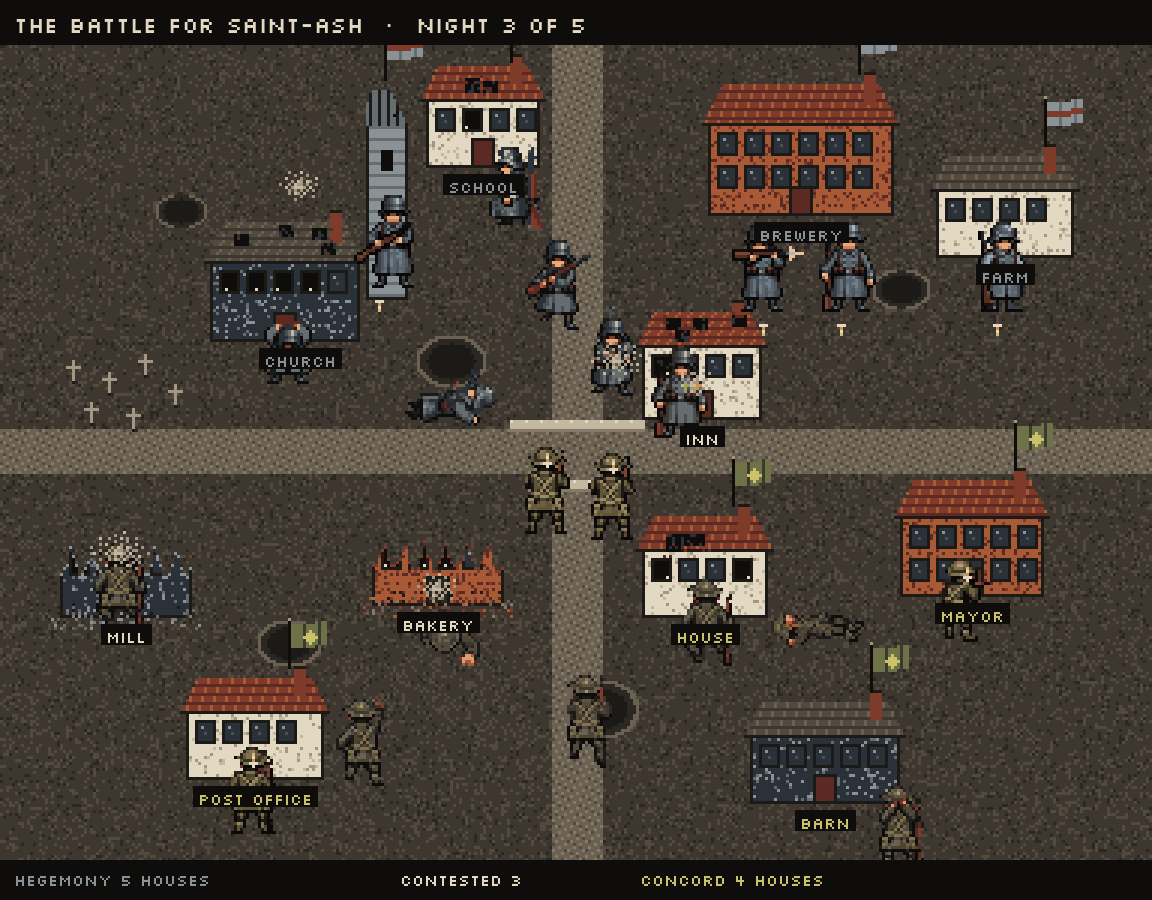

This figure's Python source:
# Ukázka „Bitva o vesnici“ (NÁVRH 24. 11.): malá mapa vesnice ve stejné pixelové mřížce jako hra, domy kreslené v kódu (paleta Trench 24),
# vojáci = skutečné sprity ze hry 1:1. Hegemonie útočí shora (vidíme ji zepředu, střílí dolů), Concord zdola (zezadu, střílí nahoru).
# python3 docs/mockups/village/village.py  →  docs/mockups/village/village.png (×3) a village_1x.png
import random, math
from PIL import Image, ImageDraw, ImageFont
R = '/home/user/fronta/'; OUT = R + 'docs/mockups/village/'
PAL = ['#' + l.strip() for l in open(R + 'art/palette/trench24.hex') if l.strip()]
C = lambda i: tuple(int(PAL[i][j:j + 2], 16) for j in (1, 3, 5)) + (255,)
W, H, K = 384, 300, 3
rnd = random.Random(7)
im = Image.new('RGBA', (W, H), C(3)); d = ImageDraw.Draw(im)
px = lambda x, y, c: 0 <= x < W and 0 <= y < H and im.putpixel((x, y), c if len(c) == 4 else c + (255,))
def rect(x, y, w, h, c): d.rectangle([x, y, x + w - 1, y + h - 1], fill=C(c))

# ---- zem: bláto s ditheringem, ulice z kočičích hlav, krátery ----
for y in range(H):
    for x in range(W):
        r = rnd.random()
        im.putpixel((x, y), C(4) if r < 0.18 else C(2) if r < 0.26 else C(3))
def street(x0, y0, x1, y1, w):
    for t in range(0, 400):
        x = x0 + (x1 - x0) * t / 400; y = y0 + (y1 - y0) * t / 400
        for dx in range(-w // 2, w // 2 + 1):
            for dy in range(-w // 2, w // 2 + 1):
                xx, yy = int(x + dx), int(y + dy)
                if 0 <= xx < W and 0 <= yy < H:
                    im.putpixel((xx, yy), C(6) if (xx + yy * 2) % 5 == 0 else C(5) if (xx * 3 + yy) % 7 else C(4))
street(192, 0, 192, H, 16)      # hlavní ulice sever–jih
street(0, 150, W, 150, 14)      # příčná ulice
for (cx, cy, r) in [(150, 120, 9), (238, 186, 11), (96, 214, 8), (300, 96, 7), (200, 236, 10), (60, 70, 6)]:
    for y in range(cy - r, cy + r + 1):
        for x in range(cx - r - 3, cx + r + 4):
            dd = ((x - cx) / (r + 3)) ** 2 + ((y - cy) / r) ** 2
            if dd < 1: px(x, y, C(1) if dd < 0.45 else C(2) if dd < 0.75 else C(5))

BG = im.copy()
# ---- domy: fasáda zepředu + střecha shora, tři stavy ----
WALL = {'brick': (19, 20, 18), 'plaster': (8, 9, 7), 'stone': (16, 17, 15)}
ROOF = {'tile': (20, 19, 18), 'slate': (5, 4, 3)}
def house(x, y, w, wall_h, roof_h, wall='plaster', roof='tile', state='ok', floors=1, door=True, seed=1):
    r = random.Random(seed)
    wl, wb, wd = WALL[wall]; rl, rb, rd = ROOF[roof]
    top = y + roof_h
    # zeď
    rect(x, top, w, wall_h, wb)
    for i in range(w * wall_h // 6):
        px(x + r.randrange(w), top + r.randrange(wall_h), C(wl if r.random() < .5 else wd))
    if wall == 'brick':
        for yy in range(top + 2, top + wall_h, 3):
            for xx in range(x + (yy // 3 % 2) * 2, x + w, 4): px(xx, yy, C(wd))
    d.line([x, top + wall_h - 1, x + w - 1, top + wall_h - 1], fill=C(1))
    d.line([x, top, x, top + wall_h - 1], fill=C(1)); d.line([x + w - 1, top, x + w - 1, top + wall_h - 1], fill=C(1))
    # okna a dveře
    for fl in range(floors):
        wy = top + 3 + fl * 11
        for wx in range(x + 4, x + w - 6, 9):
            broken = state != 'ok' and r.random() < .6
            rect(wx, wy, 5, 6, 0 if broken else 17); d.rectangle([wx - 1, wy - 1, wx + 5, wy + 6], outline=C(1))
            if not broken: px(wx + 1, wy + 1, C(16)); px(wx + 2, wy + 3, C(14))
            else: px(wx + r.randrange(5), wy + 5, C(9))
    if door:
        dx = x + w // 2 - 3
        rect(dx, top + wall_h - 9, 6, 8, 2 if state == 'ruin' else 18); d.rectangle([dx - 1, top + wall_h - 10, dx + 6, top + wall_h - 1], outline=C(1))
    # střecha
    if state != 'ruin':
        for yy in range(y, top):
            inset = (top - yy) // 2
            for xx in range(x - 2 + inset, x + w + 2 - inset):
                c = rd if (yy - y) % 3 == 2 else rl if (xx + (yy // 3)) % 4 == 0 else rb
                px(xx, yy, C(c))
        d.line([x - 2, top - 1, x + w + 1, top - 1], fill=C(1))
        cx = x + w - 10; rect(cx, y - 3, 4, roof_h // 2 + 3, 19); rect(cx, y - 4, 4, 1, 1)  # komín
        if state == 'hit':
            for _ in range(2 + w // 20):
                hx, hy = x + r.randrange(4, w - 8), y + r.randrange(1, roof_h - 3)
                for yy in range(hy, hy + 4):
                    for xx in range(hx, hx + 6):
                        if (xx - hx - 3) ** 2 + (yy - hy - 2) ** 2 < 9: px(xx, yy, C(0) if r.random() < .8 else C(17))
                for i in range(4): px(hx + r.randrange(-2, 8), hy + r.randrange(-1, 6), C(rd))
    else:
        # ruina: zubatý vršek zdi, vnitřek tmavý, sutiny
        for xx in range(x - 2, x + w + 2):
            jag = int(abs(math.sin(xx * 0.45 + seed)) * 9 + r.randrange(3)) if x <= xx < x + w else wall_h
            for yy in range(y, min(top + jag, top + wall_h)):
                if 0 <= xx < W and 0 <= yy < H: im.putpixel((xx, yy), BG.getpixel((xx, yy)))
            if x <= xx < x + w and jag < wall_h: px(xx, top + jag, C(wl))
        for i in range(w // 3): px(x + r.randrange(w), top + wall_h - 2 - r.randrange(4), C(1))
        for i in range(w * 2):
            rx, ry = x - 3 + r.randrange(w + 6), top + wall_h - 3 + r.randrange(7)
            px(rx, ry, C(r.choice([wb, wl, wd, 6, 5])))
def flag(x, y, f):
    col, dark, mark = [(16, 15, 19), (12, 10, 22)][f]
    rect(x, y - 15, 1, 16, 0); px(x, y - 16, C(7))
    for i in range(12):
        o = round(math.sin(i * 0.5) * 1.2 * i / 12)
        rect(x + 1 + i, y - 14 + o, 1, 8, dark if i % 5 == 4 else col)
        if f == 0: rect(x + 1 + i, y - 11 + o, 1, 2, mark)
    if f == 1: cx, cy = x + 7, y - 10; rect(cx - 1, cy - 1, 3, 3, mark); rect(cx, cy - 2, 1, 5, mark); rect(cx - 2, cy, 5, 1, mark)

# kostel s věží (uprostřed nahoře, Hegemonie), pivovar, mlýn, škola, hospoda, statek, domy
def church(x, y, state):
    house(x, y + 14, 50, 26, 14, 'stone', 'slate', state, floors=1, seed=11)
    tx = x + 52
    rect(tx, y - 18, 14, 58, 16); d.rectangle([tx, y - 18, tx + 13, y + 39], outline=C(1))
    for yy in range(y - 18, y + 40, 4): d.line([tx + 1, yy, tx + 12, yy], fill=C(15))
    if state == 'hit':
        for yy in range(y - 30, y - 18):
            for xx in range(tx + max(0, (y - 18 - yy) // 3 - 2), tx + 14 - (y - 18 - yy) // 2): px(xx, yy, C(15 if xx % 3 else 1))
        rect(tx + 5, y - 10, 4, 7, 0); px(tx + 9, y - 22, C(0)); px(tx + 10, y - 23, C(0))
    else:
        for yy in range(y - 34, y - 18):
            ww = (yy - (y - 34)) // 2 + 1
            for xx in range(tx + 7 - ww, tx + 7 + ww): px(xx, yy, C(5 if xx < tx + 7 else 4))
        rect(tx + 5, y - 10, 4, 7, 1)
houses = [  # (x, y, w, wall_h, roof_h, wall, roof, state, floors, owner, name)
    (142, 22, 38, 22, 12, 'plaster', 'tile', 'hit', 1, 0, 'SCHOOL'),
    (236, 28, 62, 30, 14, 'brick', 'tile', 'ok', 2, 0, 'BREWERY'),
    (312, 52, 46, 22, 12, 'plaster', 'slate', 'ok', 1, 0, 'FARM'),
    (20, 170, 44, 24, 12, 'stone', 'tile', 'ruin', 1, None, 'MILL'),
    (214, 104, 40, 24, 12, 'plaster', 'tile', 'hit', 1, None, 'INN'),
    (124, 168, 44, 22, 12, 'brick', 'slate', 'ruin', 1, None, 'BAKERY'),
    (214, 172, 42, 22, 12, 'plaster', 'tile', 'hit', 1, 1, 'HOUSE'),
    (300, 160, 48, 26, 13, 'brick', 'tile', 'ok', 2, 1, 'MAYOR'),
    (62, 226, 46, 22, 12, 'plaster', 'tile', 'ok', 1, 1, 'POST'),
    (250, 234, 50, 22, 12, 'stone', 'slate', 'ok', 1, 1, 'BARN'),
]
church(70, 60, 'hit')
for (x, y, w, wh, rh, wa, ro, st, fl, ow, nm) in houses: house(x, y, w, wh, rh, wa, ro, st, fl, seed=x * 7 + y)
# hřbitov u kostelu
for (gx, gy) in [(24, 126), (36, 130), (48, 124), (30, 140), (44, 142), (58, 134)]:
    rect(gx, gy - 6, 1, 7, 7); rect(gx - 2, gy - 4, 5, 1, 7); px(gx, gy + 1, C(1)); px(gx + 1, gy + 1, C(2))
# vlajky vlastníků
flag(128, 26, 0); flag(170, 20, 0); flag(286, 24, 0); flag(348, 48, 0); flag(244, 168, 1); flag(338, 156, 1); flag(96, 222, 1); flag(290, 230, 1)
# barikády z pytlů a vozu na příčné ulici
def sandbags(x, y, n):
    for i in range(n):
        rect(x + i * 5, y, 5, 3, 8); px(x + i * 5, y, C(9)); d.line([x + i * 5, y + 3, x + i * 5 + 4, y + 3], fill=C(6))
sandbags(170, 140, 9); sandbags(176, 160, 7)
cart = Image.open(R + 'web/public/assets/props/cart_horse.png').convert('RGBA')
print('cart', cart.size)

# ---- vojáci (sprity ze hry 1:1) ----
S = R + 'web/public/assets/soldiers/'
def spr(name, x, y, flip=False):
    s = Image.open(S + name + '.png').convert('RGBA')
    if flip: s = s.transpose(Image.FLIP_LEFT_RIGHT)
    bb = s.getbbox(); s = s.crop(bb)
    im.alpha_composite(s, (x - s.width // 2, y - s.height))
    return s
def flash(x, y, down):
    pts = [(0, 0), (0, 1), (1, 0), (-1, 0), (0, 2 if down else -2)]
    for (a, b) in pts: px(x + a, y + (b if down else b), C(9))
    px(x, y + (1 if down else -1), C(23)); px(x, y + (3 if down else -3), C(22))
def smoke(x, y, r):
    for i in range(r * 6):
        a = i * 2.4; rr = (i / (r * 6)) * r
        px(int(x + math.cos(a) * rr), int(y + math.sin(a) * rr * 0.7), C(7 if i % 3 else 8))
# Hegemonie (shora, střílí dolů): u kostela, ve škole, pivovaru, za pytli
for (n, x, y) in [('hegemony@fire_south_3', 128, 96), ('hegemony@fire_south_5', 256, 104), ('hegemony@fire_south_1', 282, 104), ('hegemony@kneel_west_2', 172, 76),
                  ('hegemony@grenade_south_4', 204, 132), ('hegemony@fire_south-east_2', 334, 104), ('hegemony@run_south_3', 186, 110), ('hegemony@prone_south_0', 226, 146),
                  ('hegemony@duck_south_2', 96, 128), ('hegemony@lying-wounded_west_0', 150, 142)]:
    spr(n, x, y)
# Concord (zdola, střílí nahoru): za barikádou, v domech dole
for (n, x, y) in [('concord@fire_north_3', 182, 178), ('concord@fire_north_6', 204, 180), ('concord@kneel_north_2', 236, 222), ('concord@fire_north-east_4', 322, 214),
                  ('concord@crawl_north_3', 150, 222), ('concord@grenade_north_3', 120, 262), ('concord@run_north_2', 196, 256), ('concord@fire_north_1', 84, 278),
                  ('concord@lying-wounded_east_0', 272, 216), ('concord@duck_north_1', 300, 290), ('concord@kneel_north_2', 40, 210)]:
    spr(n, x, y)
for (x, y, dn) in [(126, 100, True), (254, 108, True), (280, 108, True), (332, 108, True), (182, 154, False), (204, 156, False), (322, 192, False), (84, 254, False)]: flash(x, y, dn)
for (x, y, r) in [(206, 120, 9), (146, 196, 7), (100, 62, 7), (40, 184, 10), (232, 128, 6)]: smoke(x, y, r)
# výbuch granátu u hospody
for i in range(40):
    a = i * 0.9; rr = (i % 7) + 1
    px(int(232 + math.cos(a) * rr), int(128 + math.sin(a) * rr * 0.6), C(23 if rr < 3 else 21 if rr < 5 else 7))

im.save(OUT + 'village_1x.png')
# ---- ×3 + jednoduché UI (popisky domů, stav bitvy) ----
big = im.resize((W * K, H * K), Image.NEAREST).convert('RGB'); bd = ImageDraw.Draw(big)
F = ImageFont.truetype(R + 'marketing/fonts/Silkscreen-Regular.ttf', 16); F2 = ImageFont.truetype(R + 'marketing/fonts/Silkscreen-Regular.ttf', 22)
HEG, CON, NEU = (138, 146, 149), (201, 194, 106), (227, 217, 195)
labels = [(70 + 30, 60 + 56, 'CHURCH', 0), (142 + 19, 22 + 36, 'SCHOOL', 0), (236 + 31, 28 + 46, 'BREWERY', 0), (312 + 23, 52 + 36, 'FARM', 0),
          (20 + 22, 170 + 38, 'MILL', None), (214 + 20, 104 + 38, 'INN', None), (124 + 22, 168 + 36, 'BAKERY', None), (214 + 21, 172 + 36, 'HOUSE', 1),
          (300 + 24, 160 + 41, 'MAYOR', 1), (62 + 23, 226 + 36, 'POST OFFICE', 1), (250 + 25, 234 + 36, 'BARN', 1)]
for (x, y, t, o) in labels:
    col = HEG if o == 0 else CON if o == 1 else NEU
    tw = bd.textlength(t, font=F); X, Y = x * K - tw / 2, y * K + 2
    bd.rectangle([X - 5, Y - 2, X + tw + 5, Y + 18], fill=(14, 13, 12)); bd.text((X, Y), t, font=F, fill=col)
bd.rectangle([0, 0, W * K, 44], fill=(14, 13, 12)); bd.text((14, 10), 'THE BATTLE FOR SAINT-ASH  ·  NIGHT 3 OF 5', font=F2, fill=(227, 217, 195))
bd.rectangle([0, H * K - 40, W * K, H * K], fill=(14, 13, 12))
bd.text((14, H * K - 31), 'HEGEMONY 5 HOUSES', font=F, fill=HEG); bd.text((400, H * K - 31), 'CONTESTED 3', font=F, fill=NEU); bd.text((640, H * K - 31), 'CONCORD 4 HOUSES', font=F, fill=CON)
big.save(OUT + 'village.png'); print('ok')
